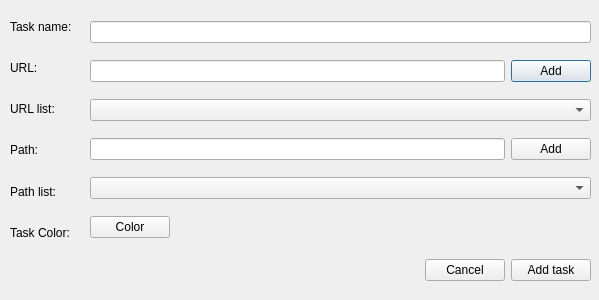
<?xml version="1.0" encoding="UTF-8"?>
<ui version="4.0">
 <class>AddTaskWindow</class>
 <widget class="QDialog" name="AddTaskWindow">
  <property name="geometry">
   <rect>
    <x>0</x>
    <y>0</y>
    <width>599</width>
    <height>300</height>
   </rect>
  </property>
  <property name="windowTitle">
   <string>Dialog</string>
  </property>
  <widget class="QWidget" name="verticalLayoutWidget">
   <property name="geometry">
    <rect>
     <x>90</x>
     <y>10</y>
     <width>501</width>
     <height>241</height>
    </rect>
   </property>
   <layout class="QVBoxLayout" name="verticalLayout">
    <item>
     <layout class="QHBoxLayout" name="horizontalLayout">
      <item>
       <widget class="QLineEdit" name="taskNameLE">
        <property name="sizePolicy">
         <sizepolicy hsizetype="Expanding" vsizetype="Fixed">
          <horstretch>0</horstretch>
          <verstretch>0</verstretch>
         </sizepolicy>
        </property>
       </widget>
      </item>
     </layout>
    </item>
    <item>
     <layout class="QHBoxLayout" name="horizontalLayout_3">
      <item>
       <widget class="QLineEdit" name="URLLE">
        <property name="sizePolicy">
         <sizepolicy hsizetype="Expanding" vsizetype="Fixed">
          <horstretch>0</horstretch>
          <verstretch>0</verstretch>
         </sizepolicy>
        </property>
       </widget>
      </item>
      <item>
       <widget class="QPushButton" name="URLAddBtn">
        <property name="text">
         <string>Add</string>
        </property>
       </widget>
      </item>
     </layout>
    </item>
    <item>
     <layout class="QHBoxLayout" name="horizontalLayout_4">
      <item>
       <widget class="QComboBox" name="URLListCB">
        <property name="sizePolicy">
         <sizepolicy hsizetype="Expanding" vsizetype="Fixed">
          <horstretch>0</horstretch>
          <verstretch>0</verstretch>
         </sizepolicy>
        </property>
       </widget>
      </item>
     </layout>
    </item>
    <item>
     <layout class="QHBoxLayout" name="horizontalLayout_7">
      <item>
       <widget class="QLineEdit" name="pathLE">
        <property name="sizePolicy">
         <sizepolicy hsizetype="Expanding" vsizetype="Fixed">
          <horstretch>0</horstretch>
          <verstretch>0</verstretch>
         </sizepolicy>
        </property>
       </widget>
      </item>
      <item>
       <widget class="QPushButton" name="pathAddBtn">
        <property name="text">
         <string>Add</string>
        </property>
       </widget>
      </item>
     </layout>
    </item>
    <item>
     <layout class="QHBoxLayout" name="horizontalLayout_6">
      <item>
       <widget class="QComboBox" name="pathListCB">
        <property name="sizePolicy">
         <sizepolicy hsizetype="Expanding" vsizetype="Fixed">
          <horstretch>0</horstretch>
          <verstretch>0</verstretch>
         </sizepolicy>
        </property>
       </widget>
      </item>
     </layout>
    </item>
    <item>
     <layout class="QHBoxLayout" name="horizontalLayout_2">
      <item>
       <widget class="QPushButton" name="selColorBtn">
        <property name="sizePolicy">
         <sizepolicy hsizetype="Fixed" vsizetype="Fixed">
          <horstretch>0</horstretch>
          <verstretch>0</verstretch>
         </sizepolicy>
        </property>
        <property name="text">
         <string>Color</string>
        </property>
       </widget>
      </item>
      <item>
       <spacer name="horizontalSpacer">
        <property name="orientation">
         <enum>Qt::Orientation::Horizontal</enum>
        </property>
        <property name="sizeHint" stdset="0">
         <size>
          <width>40</width>
          <height>20</height>
         </size>
        </property>
       </spacer>
      </item>
     </layout>
    </item>
   </layout>
  </widget>
  <widget class="QWidget" name="verticalLayoutWidget_2">
   <property name="geometry">
    <rect>
     <x>10</x>
     <y>9</y>
     <width>81</width>
     <height>241</height>
    </rect>
   </property>
   <layout class="QVBoxLayout" name="verticalLayout_5">
    <item>
     <layout class="QHBoxLayout" name="horizontalLayout_16">
      <item>
       <widget class="QLabel" name="taskNameLabel">
        <property name="text">
         <string>Task name:</string>
        </property>
       </widget>
      </item>
     </layout>
    </item>
    <item>
     <layout class="QHBoxLayout" name="horizontalLayout_19">
      <item>
       <widget class="QLabel" name="URLLabel">
        <property name="text">
         <string>URL:</string>
        </property>
       </widget>
      </item>
     </layout>
    </item>
    <item>
     <layout class="QHBoxLayout" name="horizontalLayout_20">
      <item>
       <widget class="QLabel" name="URLListLabel">
        <property name="sizePolicy">
         <sizepolicy hsizetype="Minimum" vsizetype="Preferred">
          <horstretch>0</horstretch>
          <verstretch>0</verstretch>
         </sizepolicy>
        </property>
        <property name="text">
         <string>URL list:</string>
        </property>
       </widget>
      </item>
     </layout>
    </item>
    <item>
     <layout class="QHBoxLayout" name="horizontalLayout_21">
      <item>
       <widget class="QLabel" name="pathLabel">
        <property name="text">
         <string>Path:</string>
        </property>
       </widget>
      </item>
     </layout>
    </item>
    <item>
     <layout class="QHBoxLayout" name="horizontalLayout_22">
      <item>
       <widget class="QLabel" name="pathListLabel">
        <property name="sizePolicy">
         <sizepolicy hsizetype="Minimum" vsizetype="Preferred">
          <horstretch>0</horstretch>
          <verstretch>0</verstretch>
         </sizepolicy>
        </property>
        <property name="text">
         <string>Path list:</string>
        </property>
       </widget>
      </item>
     </layout>
    </item>
    <item>
     <layout class="QHBoxLayout" name="horizontalLayout_18">
      <item>
       <widget class="QLabel" name="taskColorLabel">
        <property name="sizePolicy">
         <sizepolicy hsizetype="Minimum" vsizetype="Preferred">
          <horstretch>0</horstretch>
          <verstretch>0</verstretch>
         </sizepolicy>
        </property>
        <property name="text">
         <string>Task Color:</string>
        </property>
       </widget>
      </item>
     </layout>
    </item>
   </layout>
  </widget>
  <widget class="QWidget" name="horizontalLayoutWidget_7">
   <property name="geometry">
    <rect>
     <x>10</x>
     <y>250</y>
     <width>581</width>
     <height>41</height>
    </rect>
   </property>
   <layout class="QHBoxLayout" name="horizontalLayout_23">
    <item>
     <widget class="QLabel" name="console">
      <property name="sizePolicy">
       <sizepolicy hsizetype="Expanding" vsizetype="Preferred">
        <horstretch>0</horstretch>
        <verstretch>0</verstretch>
       </sizepolicy>
      </property>
      <property name="text">
       <string/>
      </property>
     </widget>
    </item>
    <item>
     <widget class="QPushButton" name="cancelBtn">
      <property name="text">
       <string>Cancel</string>
      </property>
     </widget>
    </item>
    <item>
     <widget class="QPushButton" name="saveBtn">
      <property name="text">
       <string>Add task</string>
      </property>
     </widget>
    </item>
   </layout>
  </widget>
 </widget>
 <resources/>
 <connections/>
</ui>
